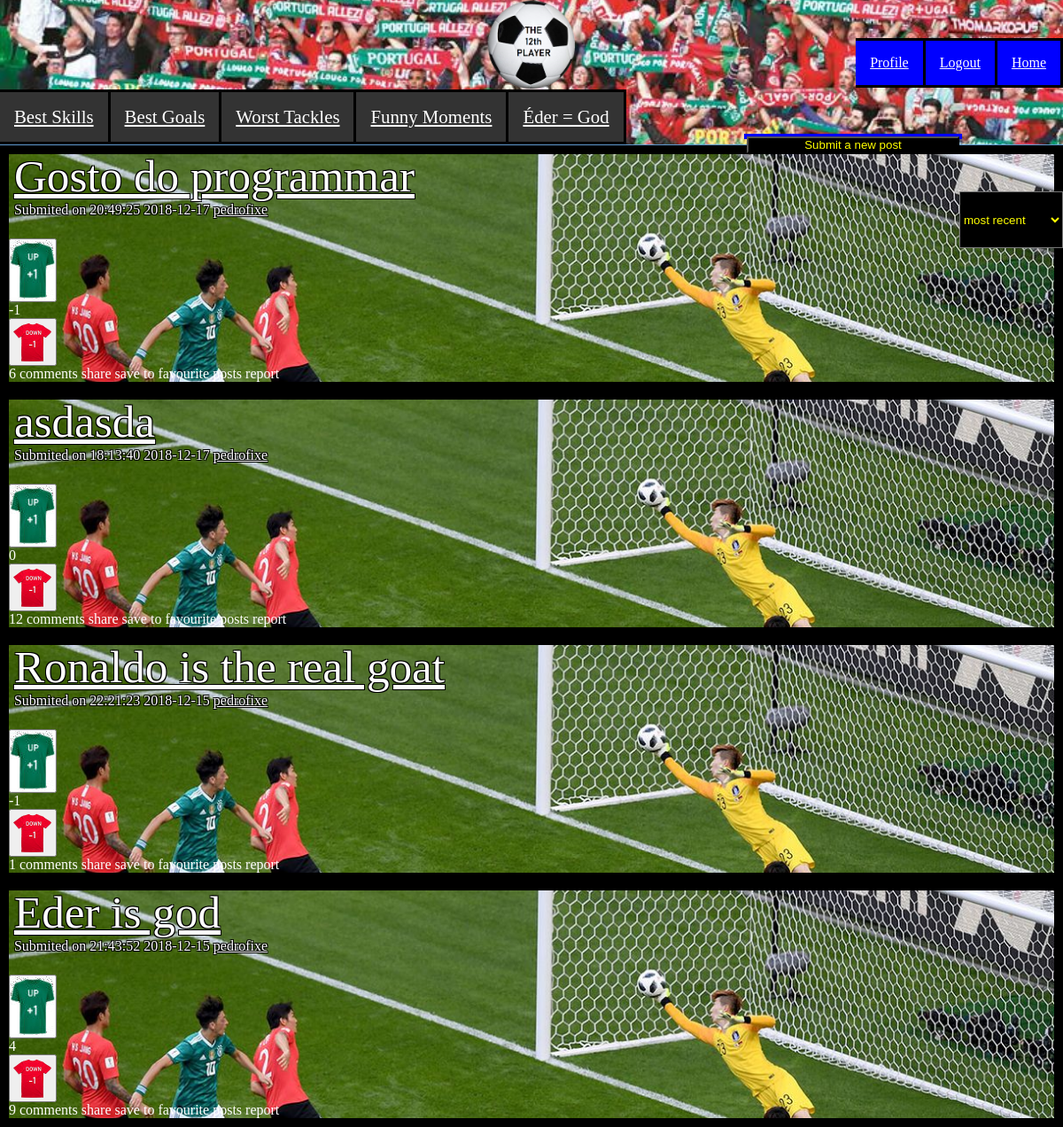
The page /posts.php (signed in) on the database its author committed.
### tables this page shows
CREATE TABLE Post (
	idPost		INTEGER NOT NULL PRIMARY KEY,
	idUser		INTEGER REFERENCES User (idUser),

	Title 		VARCHAR (100) NOT NULL,
	Text		VARCHAR (1000) NOT NULL,

	Link		VARCHAR NOT NULL,

	Date		INTEGER NOT NULL,

	Upvotes		INTEGER,
	Downvotes	INTEGER
);

CREATE TABLE User (
    idUser      INTEGER  NOT NULL PRIMARY KEY,

    username	VARCHAR (50) NOT NULL UNIQUE,
	password	VARCHAR NOT NULL,
	age 		INTEGER NOT NULL,
	email		VARCHAR (100) NOT NULL UNIQUE,
	pic			VARCHAR NOT NULL
);

### utilities.php (called while the page is built, shortened)
<?php
	function getUsernameFromID($dbh, $id)
	{
		$query = $dbh->prepare('SELECT * FROM User WHERE idUser = ?');
		$query->execute(array($id));
		$results = $query->fetchAll();
		return $results[0]['username'];
	}
?>

### orderPosts.php (the view, shortened to what this page needs)
<?php
	include_once("utilities.php");
	$dbh = new PDO('sqlite:database.db');
	$dbh->setAttribute(PDO::ATTR_EMULATE_PREPARES,false);
	$orderType = "most recent";
	if ($orderType == "top")
	{
		$query = $dbh->prepare('SELECT P.idPost, P.Title, P.Date, P.idUser, P.Upvotes, P.Downvotes, U.username, P.Upvotes-P.Downvotes votes, count(C.idComment) commentCount from Post P, User U LEFT OUTER JOIN Comment C ON P.idPost = C.idPost WHERE P.idUser = U.idUser GROUP BY P.idPost ORDER BY votes DESC');
	}
	else if ($orderType == "most recent")
	{
		$query = $dbh->prepare('SELECT P.idPost, P.Title, P.Date, P.idUser, P.Upvotes, P.Downvotes, U.username, count(C.idComment) commentCount from Post P, User U LEFT OUTER JOIN Comment C ON P.idPost = C.idPost WHERE P.idUser = U.idUser GROUP BY P.idPost ORDER BY Date DESC');
	}
	$status = $query->execute();
	$postLimit = 5;
	$posts = array();
	for ($i = 0; $i < $postLimit; $i++)
	{
		$fetched = $query->fetch();
		if ($fetched)
			$posts[] = $fetched;
	}
	$return = "";
	foreach($posts as $post)
	{
		$idPost = $post['idPost'];
		$Title = $post['Title'];
		$Date = $post['Date'];
		$idUser = $post['idUser'];
		$Upvotes = $post['Upvotes'];
		$Downvotes = $post['Downvotes'];
		$commentCount = $post['commentCount'];
		$Votes = $Upvotes-$Downvotes;
		$dateString = date('H:i:s Y-m-d', $Date);
		$username = getUsernameFromID($dbh, $idUser);
		$return .=
		"\n\n<div id=\"main\" class=\"postPage\">
				<div class='post'>
					<div class=\"post-body\">
						<a href=\"postPage.php?id=$idPost\" class='post-title'> $Title </a>
						<p> Submited on $dateString <a href=\"#\" class='submitter'>$username</a><br><br></p>
					</div>
					<div class=\"post-votes\">
						<div class='ball up' >
							<button onclick='upVote($idPost)' id='upVote()'>
								<img src=\"./upvote.jpg\">
							</button>
						</div>
						<div id=\"numberOfVotesPost$idPost\">$Votes</div>
						<div class='ball down' id='downvote()'>
							<button onclick='downVote($idPost)' id='downVote()'>
								<img src=\"./downvote1.png\">
							</button>
						</div>
					</div>
					<div class='post-options'>
						<span>$commentCount comments</span>
						<span>share</span>
						<span>save to favourite posts</span>
						<span>report</span>
					</div>
				</div>
			</div>";
	}
	echo "$return";
?>

### style.css (style rules this page uses)
* { margin: 0; padding: 0; }
.postPage { margin-top: 0%; display: grid; background-color: grey; z-index: 1; align-items: left; }
.post { margin-bottom: -1%; text-align: left; margin-bottom: 0%; background: url(korea.jpg); background-size: cover; border: 10px solid black; color: white; }
.post-votes { text-align: left; }
.post-body { bottom: 2%; left: 0.5%; position: relative; color: white; text-shadow: -1px -1px 0 #000, 1px -1px 0 #000, -1px 1px 0 #000, 1px 1px 0 #000; }
.post-title { position: relative; font-size: 320%; color: white; text-shadow: -1px -1px 0 #000, 1px -1px 0 #000, -1px 1px 0 #000, 1px 1px 0 #000; }
.submitter { color: white; margin-top: 20%; }

### rows shown on the page
post: Title "Gosto do programmar", Date "20:49:25 2018-12-17", idUser.username "pedrofixe", Votes "-1", commentCount "6"
post: Title "asdasda", Date "18:13:40 2018-12-17", idUser.username "pedrofixe", Upvotes "0", commentCount "12"
post: Title "Ronaldo is the real goat", Date "22:21:23 2018-12-15", idUser.username "pedrofixe", Votes "-1", commentCount "1"
post: Title "Eder is god", Date "21:43:52 2018-12-15", idUser.username "pedrofixe", Votes "4", commentCount "9"
